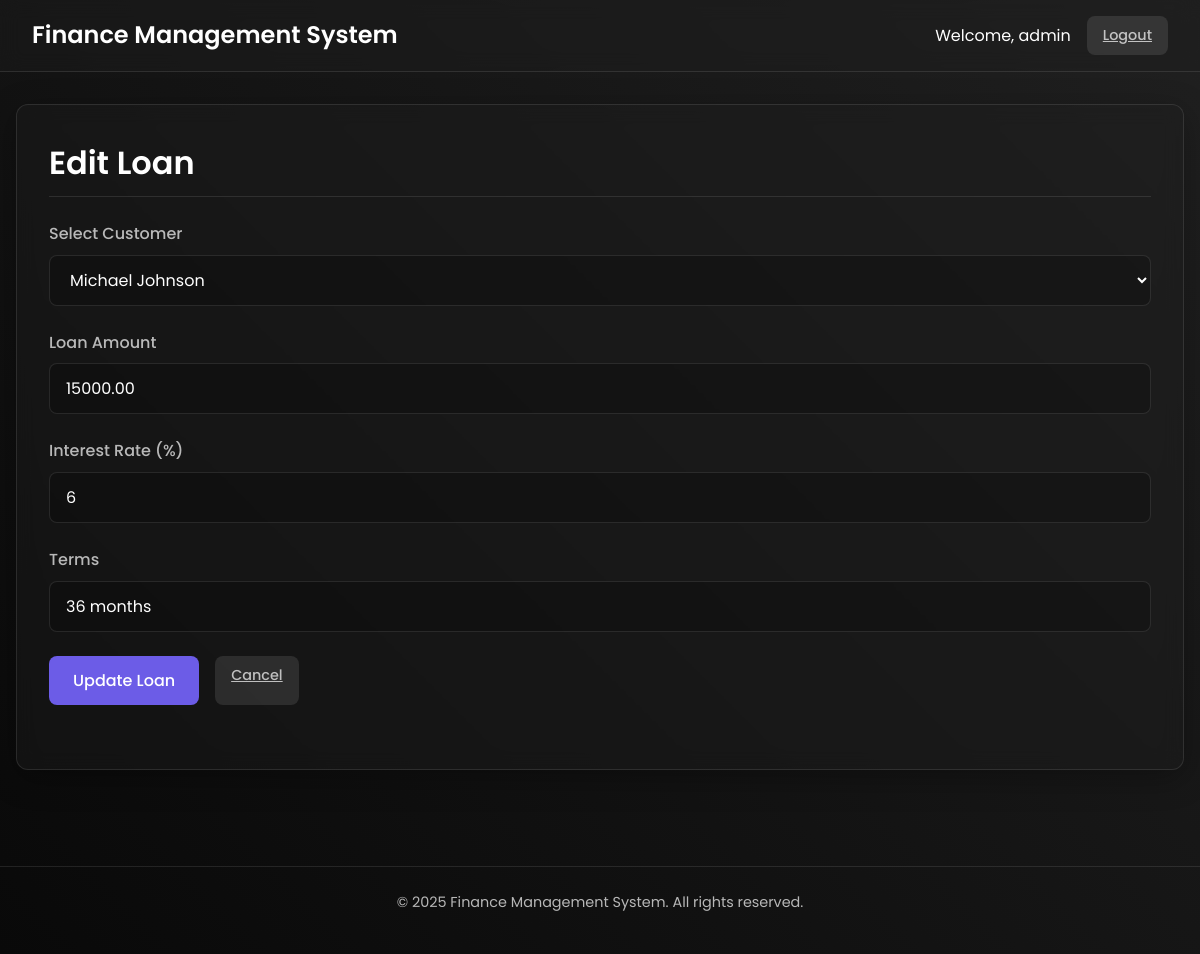
The page /edit_loan.php?id=3 (signed in) on the database its author committed.
### tables this page shows
CREATE TABLE IF NOT EXISTS loans (
  id INT AUTO_INCREMENT PRIMARY KEY,
  customer_id INT NOT NULL,
  amount DECIMAL(10,2) NOT NULL,
  interest_rate FLOAT NOT NULL,
  terms VARCHAR(100) NOT NULL,
  created_at TIMESTAMP DEFAULT CURRENT_TIMESTAMP,
  FOREIGN KEY (customer_id) REFERENCES customers(id) ON DELETE CASCADE
);

CREATE TABLE IF NOT EXISTS customers (
  id INT AUTO_INCREMENT PRIMARY KEY,
  name VARCHAR(255) NOT NULL,
  email VARCHAR(255) NOT NULL,
  phone VARCHAR(20) NOT NULL,
  created_at TIMESTAMP DEFAULT CURRENT_TIMESTAMP
);

### edit_loan.php (the view, shortened to what this page needs)
<?php
require_once 'includes/db.php';
$loan_id = filter_var($_GET['id'], FILTER_VALIDATE_INT);
$checkLoan = $conn->prepare("SELECT * FROM loans WHERE id = ?");
$checkLoan->bind_param("i", $loan_id);
$checkLoan->execute();
$result = $checkLoan->get_result();
$loan = $result->fetch_assoc();
$customerDropdownQuery = "SELECT id, name FROM customers ORDER BY name";
$customerDropdownResult = $conn->query($customerDropdownQuery);
?>
<!DOCTYPE html>
<html lang="en">
<head>
    <link rel="stylesheet" href="assets/style.css">
</head>
<body>
    <header class="dashboard-header">
        <div class="logo">
            <h1>Finance Management System</h1>
        </div>
        <div class="user-info">
            <span>Welcome, <?php echo htmlspecialchars($_SESSION['admin_username']); ?></span>
            <a href="logout.php" class="btn btn-logout">Logout</a>
        </div>
    </header>
    <div class="container dashboard-container">
        <section class="dashboard-section glass-card">
            <h2>Edit Loan</h2>
            <div class="form-container">
                <form id="edit-loan-form" method="POST">
                    <div class="form-group">
                        <label for="customer_id">Select Customer</label>
                        <select id="customer_id" name="customer_id" required>
                            <?php while ($customerOption = $customerDropdownResult->fetch_assoc()): ?>
                                <option value="<?php echo $customerOption['id']; ?>" <?php echo ($customerOption['id'] == $loan['customer_id']) ? 'selected' : ''; ?>>
                                    <?php echo htmlspecialchars($customerOption['name']); ?>
                                </option>
                            <?php endwhile; ?>
                        </select>
                    </div>
                    <div class="form-group">
                        <label for="amount">Loan Amount</label>
                        <input type="number" id="amount" name="amount" step="0.01" min="0" value="<?php echo htmlspecialchars($loan['amount']); ?>" required>
                    </div>
                    <div class="form-group">
                        <label for="interest_rate">Interest Rate (%)</label>
                        <input type="number" id="interest_rate" name="interest_rate" step="0.01" min="0" max="100" value="<?php echo htmlspecialchars($loan['interest_rate']); ?>" required>
                    </div>
                    <div class="form-group">
                        <label for="terms">Terms</label>
                        <input type="text" id="terms" name="terms" placeholder="e.g., 12 months" value="<?php echo htmlspecialchars($loan['terms']); ?>" required>
                    </div>
                    <div class="button-group">
                        <button type="submit" class="btn btn-primary">Update Loan</button>
                        <a href="home.php" class="btn btn-logout">Cancel</a>
                    </div>
                </form>
            </div>
        </section>
    </div>
    <footer class="dashboard-footer">
        <p>&copy; <?php echo date('Y'); ?> Finance Management System. All rights reserved.</p>
    </footer>
</body>
</html>

### assets/style.css (style rules this page uses)
:root { --bg-dark: #121212; --bg-card: rgba(30, 30, 30, 0.7); --text-primary: #ffffff; --text-secondary: rgba(255, 255, 255, 0.7); --accent-primary: #6c5ce7; --accent-secondary: #a29bfe; --error: #ff5252; --success: #4caf50; --glass-bg: rgba(30, 30, 30, 0.4); --glass-border: 1px solid rgba(255, 255, 255, 0.1); --glass-shadow: 0 8px 32px 0 rgba(0, 0, 0, 0.3); --glass-radius: 12px; --font-family: 'Poppins', sans-serif; --transition-speed: 0.3s; }
* { margin: 0; padding: 0; box-sizing: border-box; }
body { font-family: var(--font-family); background-color: var(--bg-dark); color: var(--text-primary); line-height: 1.6; overflow-x: hidden; background-image: linear-gradient(45deg, #090909 0%, #202020 100%); background-attachment: fixed; min-height: 100vh; }
h1, h2, h3, h4, h5, h6 { margin-bottom: 0.5em; font-weight: 600; }
h1 { font-size: 2.5rem; }
h2 { font-size: 2rem; }
p { margin-bottom: 1rem; }
.container { width: 100%; max-width: 1200px; margin: 0 auto; padding: 1rem; }
.dashboard-container { padding: 2rem 1rem; }
.glass-card { background: var(--glass-bg); border-radius: var(--glass-radius); border: var(--glass-border); box-shadow: var(--glass-shadow); backdrop-filter: blur(10px); -webkit-backdrop-filter: blur(10px); padding: 2rem; margin-bottom: 2rem; transition: transform var(--transition-speed), box-shadow var(--transition-speed); }
.form-group { margin-bottom: 1.5rem; }
label { display: block; margin-bottom: 0.5rem; color: var(--text-secondary); font-weight: 500; }
input, select, textarea { width: 100%; padding: 0.75rem 1rem; border-radius: 8px; border: 1px solid rgba(255, 255, 255, 0.1); background-color: rgba(0, 0, 0, 0.2); color: var(--text-primary); font-family: var(--font-family); font-size: 1rem; transition: border-color var(--transition-speed), box-shadow var(--transition-speed); }
.btn { display: inline-block; padding: 0.75rem 1.5rem; border-radius: 8px; border: none; font-family: var(--font-family); font-size: 1rem; font-weight: 500; cursor: pointer; transition: background-color var(--transition-speed), transform var(--transition-speed); }
.btn-primary { background-color: var(--accent-primary); color: white; }
.btn-logout { background-color: rgba(255, 255, 255, 0.1); color: var(--text-secondary); padding: 0.5rem 1rem; font-size: 0.9rem; }
.button-group { display: flex; gap: 1rem; margin-top: 1.5rem; }
.dashboard-header { background: var(--glass-bg); backdrop-filter: blur(10px); -webkit-backdrop-filter: blur(10px); padding: 1rem 2rem; display: flex; justify-content: space-between; align-items: center; border-bottom: var(--glass-border); position: sticky; top: 0; z-index: 100; }
.dashboard-header .logo h1 { font-size: 1.5rem; margin: 0; }
.user-info { display: flex; align-items: center; gap: 1rem; }
.dashboard-section { margin-bottom: 2rem; }
.dashboard-section > h2 { margin-bottom: 1.5rem; border-bottom: var(--glass-border); padding-bottom: 0.5rem; }
.form-container { margin-bottom: 2rem; }
.dashboard-section { margin-bottom: 2rem; width: 100%; }
.dashboard-footer { text-align: center; padding: 1.5rem 0; margin-top: 2rem; color: var(--text-secondary); font-size: 0.9rem; border-top: var(--glass-border); }
.dashboard-section { animation: fadeIn 0.5s ease-out forwards; }

### rows shown on the page
loans: customer_id "Michael Johnson", amount "15000.00", interest_rate "6", terms "36 months"

### other values the page prints
$_SESSION['admin_username'] "admin"
